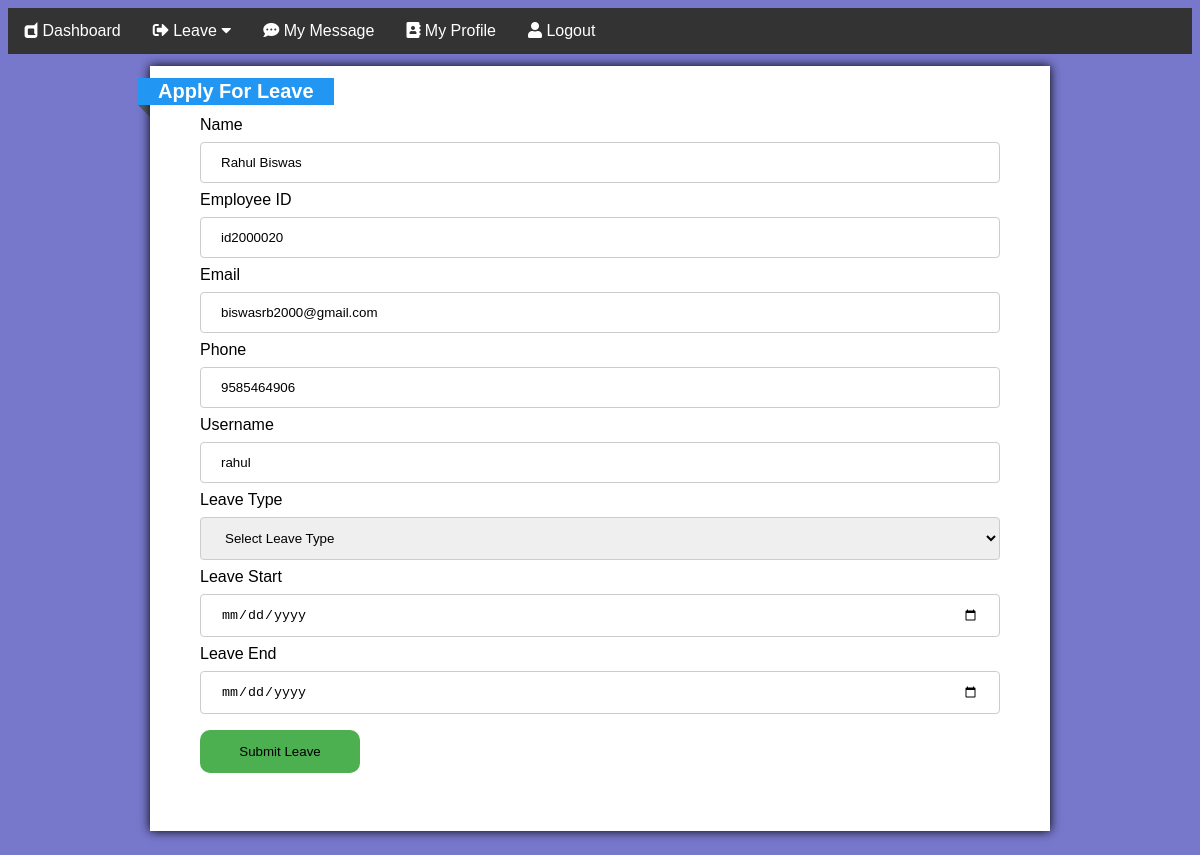
The app's page /employee/apply.php (signed in) with its own data.
### tables this page shows
CREATE TABLE `employee` (
  `id` int(120) NOT NULL,
  `name` varchar(120) NOT NULL,
  `emp` varchar(120) NOT NULL,
  `email` varchar(120) NOT NULL,
  `phn` varchar(120) NOT NULL,
  `gender` varchar(120) NOT NULL,
  `dep` varchar(120) NOT NULL,
  `username` varchar(120) NOT NULL,
  `password` varchar(120) NOT NULL
);

### employee/apply.php (the view, shortened to what this page needs)
<?php
$connection = mysqli_connect("localhost","root","");
if(isset($_SESSION['username'])){
  $username =$_SESSION['username'];
  $query = "SELECT * FROM employee WHERE username = '{$username}'";
  $select_user_profile_query = mysqli_query($connection,$query);
  while($row = mysqli_fetch_array($select_user_profile_query)){
    $name = $row['name'];
    $emp = $row['emp'];
    $email = $row['email'];
    $phn = $row['phn'];
    $username = $row['username'];
  }
}
?>
<!DOCTYPE html>
<html>
<head>
<link rel="stylesheet" href="https://cdnjs.cloudflare.com/ajax/libs/font-awesome/5.12.1/css/all.min.css">
<link href="style.css" rel="stylesheet" type="text/css">
</head>
<body>
<div class="navbar">
  <a href="empdashboard.php"><i class="fab fa-dashcube"></i> Dashboard</a>
  <div class="dropdown">
    <button class="dropbtn"><i class="fas fa-sign-out-alt"></i> Leave
      <i class="fa fa-caret-down"></i>
    </button>
  </div>
  <a href="mymsg.php"><i class="fas fa-comment-dots"></i> My Message</a>
  <a href="emprofile.php?"><i class="fas fa-address-book"></i> My Profile</a>
  <a href="logout.php"> <i class="fas fa-user"></i>  Logout</a>
</div>
<div class="box">
<form action="" method="POST">
<h2>Apply For Leave</h2>
    <label for="fname">Name</label>
    <input type="text" name="name"  value="<?php echo $name;?>" readonly>
    <label for="fname">Employee ID</label>
    <input type="text" name="emp" value="<?php echo $emp;?>"  readonly>
    <label for="lname">Email</label>
    <input type="text"  name="email" value="<?php echo $email;?>"  readonly>
    <label for="lname">Phone</label>
    <input type="text"  name="phn" value="<?php echo $phn;?>"   readonly>
    <label for="lname">Username</label>
    <input type="text"  name="username" value="<?php echo $username;?>"  readonly>
    <label for="leave">Leave Type</label>
    <select id="leave" name="type" required>
    <option >Select Leave Type</option>
    </select>
    <label for="lname">Leave Start</label>
    <input type="date"  name="start" placeholder="Enter the phone" required>
    <label for="lname">Leave End</label>
    <input type="date"  name="end" placeholder="Enter the phone" required>
    <input type="submit" name="done" value="Submit Leave"><br>
  </form>
</div>
</body>
</html>

### employee/style.css (style rules this page uses)
body { font-family: Arial, Helvetica, sans-serif; background-color:#77c; }
.navbar { overflow: hidden; background-color: #333; }
.navbar a { float: left; font-size: 16px; color: white; text-align: center; padding: 14px 16px; text-decoration: none; }
.dropdown { float: left; overflow: hidden; }
.dropdown .dropbtn { font-size: 16px; border: none; outline: none; color: white; padding: 14px 16px; background-color: inherit; font-family: inherit; margin: 0; }

### employee/apply.php (style rules this page uses)
.box { width:800px; padding: 50px; background: white; margin: 150px auto; box-shadow: 0 0 10px; position: relative; margin-top: 1%; margin-bottom: 2%; }
.box h2 { margin: 0; position: absolute; top: 12px; left: -12px; background: #2196F3; color: white; font-size: 20px; padding: 2px 20px; }
.box h2:before { content: ''; width: 24px; height: 24px; position: absolute; background: #515f66; left: 5px; bottom: -12px; transform: rotate(-45deg); z-index: -1; }
input[type=text],[type=date], select { width: 100%; padding: 12px 20px; margin: 8px 0; display: inline-block; border: 1px solid #ccc; border-radius: 4px; box-sizing: border-box; }
input[type=submit] { width: 20%; background-color: #4CAF50; color: black; padding: 14px 20px; margin: 8px 0; border: none; border-radius: 10px; cursor: pointer; }

### records on screen
employee: name "Rahul Biswas", emp "id2000020", email "biswasrb2000@gmail.com", phn "9585464906", username "rahul"
